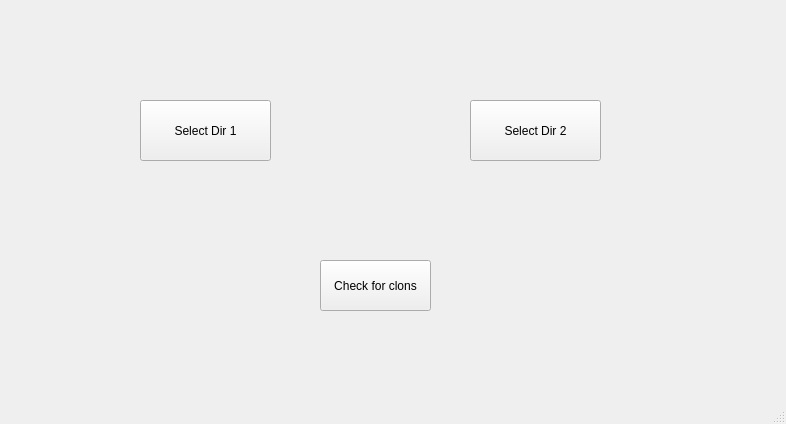
<?xml version="1.0" encoding="UTF-8"?>
<ui version="4.0">
 <class>MainWindow</class>
 <widget class="QMainWindow" name="MainWindow">
  <property name="geometry">
   <rect>
    <x>0</x>
    <y>0</y>
    <width>786</width>
    <height>424</height>
   </rect>
  </property>
  <property name="windowTitle">
   <string>MainWindow</string>
  </property>
  <widget class="QWidget" name="centralwidget">
   <widget class="QPushButton" name="selectDirectoryButton1">
    <property name="geometry">
     <rect>
      <x>140</x>
      <y>100</y>
      <width>131</width>
      <height>61</height>
     </rect>
    </property>
    <property name="text">
     <string>Select Dir 1</string>
    </property>
    <property name="checkable">
     <bool>false</bool>
    </property>
   </widget>
   <widget class="QPushButton" name="selectDirectoryButton2">
    <property name="geometry">
     <rect>
      <x>470</x>
      <y>100</y>
      <width>131</width>
      <height>61</height>
     </rect>
    </property>
    <property name="text">
     <string>Select Dir 2</string>
    </property>
    <property name="checkable">
     <bool>false</bool>
    </property>
   </widget>
   <widget class="QPushButton" name="pushButton">
    <property name="geometry">
     <rect>
      <x>320</x>
      <y>260</y>
      <width>111</width>
      <height>51</height>
     </rect>
    </property>
    <property name="text">
     <string>Check for clons</string>
    </property>
   </widget>
   <widget class="QLabel" name="label">
    <property name="geometry">
     <rect>
      <x>70</x>
      <y>160</y>
      <width>261</width>
      <height>51</height>
     </rect>
    </property>
    <property name="text">
     <string/>
    </property>
   </widget>
   <widget class="QLabel" name="label_2">
    <property name="geometry">
     <rect>
      <x>400</x>
      <y>160</y>
      <width>261</width>
      <height>51</height>
     </rect>
    </property>
    <property name="text">
     <string/>
    </property>
   </widget>
  </widget>
  <widget class="QMenuBar" name="menubar">
   <property name="geometry">
    <rect>
     <x>0</x>
     <y>0</y>
     <width>786</width>
     <height>21</height>
    </rect>
   </property>
  </widget>
  <widget class="QStatusBar" name="statusbar"/>
 </widget>
 <resources/>
 <connections/>
</ui>
